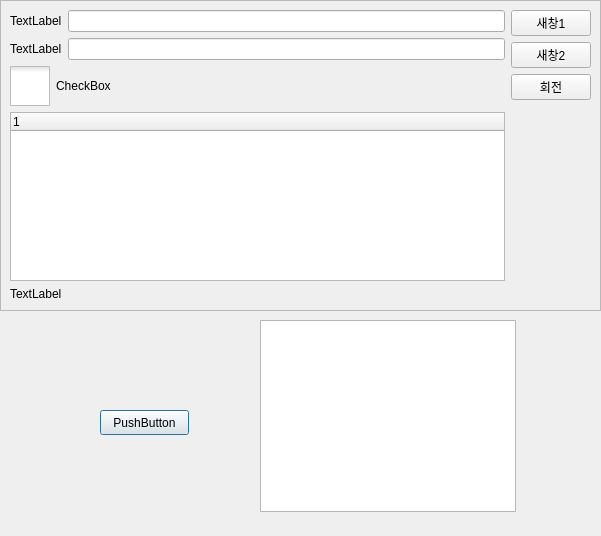
<?xml version="1.0" encoding="UTF-8"?>
<ui version="4.0">
 <class>Dialog</class>
 <widget class="QDialog" name="Dialog">
  <property name="geometry">
   <rect>
    <x>0</x>
    <y>0</y>
    <width>601</width>
    <height>536</height>
   </rect>
  </property>
  <property name="windowTitle">
   <string>Dialog</string>
  </property>
  <property name="modal">
   <bool>false</bool>
  </property>
  <widget class="QPushButton" name="pushButton_4">
   <property name="geometry">
    <rect>
     <x>100</x>
     <y>410</y>
     <width>89</width>
     <height>25</height>
    </rect>
   </property>
   <property name="text">
    <string>PushButton</string>
   </property>
  </widget>
  <widget class="QFrame" name="frame">
   <property name="geometry">
    <rect>
     <x>0</x>
     <y>0</y>
     <width>601</width>
     <height>311</height>
    </rect>
   </property>
   <property name="frameShape">
    <enum>QFrame::StyledPanel</enum>
   </property>
   <property name="frameShadow">
    <enum>QFrame::Raised</enum>
   </property>
   <widget class="QWidget" name="">
    <property name="geometry">
     <rect>
      <x>10</x>
      <y>10</y>
      <width>581</width>
      <height>291</height>
     </rect>
    </property>
    <layout class="QHBoxLayout" name="horizontalLayout_3" stretch="0,0">
     <property name="spacing">
      <number>6</number>
     </property>
     <property name="leftMargin">
      <number>0</number>
     </property>
     <property name="topMargin">
      <number>0</number>
     </property>
     <property name="rightMargin">
      <number>0</number>
     </property>
     <property name="bottomMargin">
      <number>0</number>
     </property>
     <item>
      <layout class="QVBoxLayout" name="verticalLayout">
       <item>
        <layout class="QHBoxLayout" name="horizontalLayout">
         <item>
          <widget class="QLabel" name="label">
           <property name="text">
            <string>TextLabel</string>
           </property>
          </widget>
         </item>
         <item>
          <widget class="QLineEdit" name="lineEdit"/>
         </item>
        </layout>
       </item>
       <item>
        <layout class="QHBoxLayout" name="horizontalLayout_2">
         <item>
          <widget class="QLabel" name="label_2">
           <property name="text">
            <string>TextLabel</string>
           </property>
          </widget>
         </item>
         <item>
          <widget class="QLineEdit" name="lineEdit_2"/>
         </item>
        </layout>
       </item>
       <item>
        <widget class="QCheckBox" name="checkBox">
         <property name="styleSheet">
          <string notr="true">#checkBox::indicator
{
width: 40px; 
height: 40px;
}

#checkBox:checked
{
background-color: yellow
}</string>
         </property>
         <property name="text">
          <string>CheckBox</string>
         </property>
        </widget>
       </item>
       <item>
        <widget class="QTreeWidget" name="treeWidget">
         <column>
          <property name="text">
           <string notr="true">1</string>
          </property>
         </column>
        </widget>
       </item>
       <item>
        <widget class="QLabel" name="label_3">
         <property name="text">
          <string>TextLabel</string>
         </property>
        </widget>
       </item>
      </layout>
     </item>
     <item>
      <layout class="QVBoxLayout" name="verticalLayout_2">
       <item>
        <widget class="QPushButton" name="pushButton_2">
         <property name="text">
          <string>새창1</string>
         </property>
        </widget>
       </item>
       <item>
        <widget class="QPushButton" name="pushButton">
         <property name="text">
          <string>새창2</string>
         </property>
        </widget>
       </item>
       <item>
        <widget class="QPushButton" name="pushButton_3">
         <property name="sizePolicy">
          <sizepolicy hsizetype="Minimum" vsizetype="Fixed">
           <horstretch>0</horstretch>
           <verstretch>0</verstretch>
          </sizepolicy>
         </property>
         <property name="text">
          <string>회전</string>
         </property>
        </widget>
       </item>
       <item>
        <spacer name="verticalSpacer">
         <property name="orientation">
          <enum>Qt::Vertical</enum>
         </property>
         <property name="sizeHint" stdset="0">
          <size>
           <width>20</width>
           <height>40</height>
          </size>
         </property>
        </spacer>
       </item>
      </layout>
     </item>
    </layout>
   </widget>
  </widget>
  <widget class="QGraphicsView" name="graphicsView">
   <property name="geometry">
    <rect>
     <x>260</x>
     <y>320</y>
     <width>256</width>
     <height>192</height>
    </rect>
   </property>
  </widget>
 </widget>
 <layoutdefault spacing="6" margin="11"/>
 <resources/>
 <connections/>
</ui>
